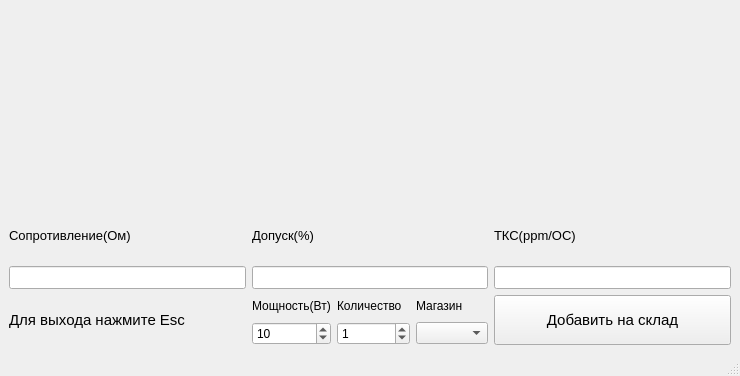
<?xml version="1.0" encoding="UTF-8"?>
<ui version="4.0">
 <class>UI2</class>
 <widget class="QMainWindow" name="UI2">
  <property name="geometry">
   <rect>
    <x>0</x>
    <y>0</y>
    <width>740</width>
    <height>376</height>
   </rect>
  </property>
  <property name="windowTitle">
   <string>MainWindow</string>
  </property>
  <widget class="QWidget" name="centralwidget">
   <layout class="QGridLayout" name="gridLayout_3">
    <item row="0" column="0" colspan="3">
     <widget class="QLabel" name="label">
      <property name="text">
       <string/>
      </property>
     </widget>
    </item>
    <item row="1" column="0" colspan="3">
     <layout class="QGridLayout" name="gridLayout">
      <item row="1" column="1">
       <widget class="QLabel" name="label_3">
        <property name="font">
         <font>
          <pointsize>10</pointsize>
         </font>
        </property>
        <property name="text">
         <string>Сопротивление(Ом)</string>
        </property>
       </widget>
      </item>
      <item row="1" column="2">
       <widget class="QLabel" name="label_4">
        <property name="sizePolicy">
         <sizepolicy hsizetype="Preferred" vsizetype="Preferred">
          <horstretch>0</horstretch>
          <verstretch>0</verstretch>
         </sizepolicy>
        </property>
        <property name="minimumSize">
         <size>
          <width>0</width>
          <height>50</height>
         </size>
        </property>
        <property name="baseSize">
         <size>
          <width>0</width>
          <height>60</height>
         </size>
        </property>
        <property name="font">
         <font>
          <pointsize>10</pointsize>
         </font>
        </property>
        <property name="text">
         <string>Допуск(%)</string>
        </property>
       </widget>
      </item>
      <item row="2" column="1">
       <widget class="QLineEdit" name="lineEdit">
        <property name="enabled">
         <bool>true</bool>
        </property>
        <property name="font">
         <font>
          <pointsize>10</pointsize>
         </font>
        </property>
        <property name="readOnly">
         <bool>true</bool>
        </property>
       </widget>
      </item>
      <item row="2" column="3">
       <widget class="QLineEdit" name="lineEdit_3">
        <property name="enabled">
         <bool>true</bool>
        </property>
        <property name="font">
         <font>
          <pointsize>10</pointsize>
         </font>
        </property>
        <property name="readOnly">
         <bool>true</bool>
        </property>
       </widget>
      </item>
      <item row="1" column="3">
       <widget class="QLabel" name="label_5">
        <property name="font">
         <font>
          <pointsize>10</pointsize>
         </font>
        </property>
        <property name="text">
         <string>ТКС(ppm/OC)</string>
        </property>
       </widget>
      </item>
      <item row="2" column="2">
       <widget class="QLineEdit" name="lineEdit_2">
        <property name="enabled">
         <bool>true</bool>
        </property>
        <property name="font">
         <font>
          <pointsize>10</pointsize>
         </font>
        </property>
        <property name="readOnly">
         <bool>true</bool>
        </property>
       </widget>
      </item>
      <item row="0" column="1">
       <spacer name="verticalSpacer">
        <property name="orientation">
         <enum>Qt::Vertical</enum>
        </property>
        <property name="sizeHint" stdset="0">
         <size>
          <width>20</width>
          <height>40</height>
         </size>
        </property>
       </spacer>
      </item>
     </layout>
    </item>
    <item row="2" column="0">
     <widget class="QLabel" name="label_2">
      <property name="font">
       <font>
        <pointsize>11</pointsize>
       </font>
      </property>
      <property name="text">
       <string>Для выхода нажмите Esc</string>
      </property>
     </widget>
    </item>
    <item row="2" column="1">
     <layout class="QGridLayout" name="gridLayout_2">
      <item row="0" column="0">
       <widget class="QLabel" name="label_7">
        <property name="font">
         <font>
          <pointsize>9</pointsize>
         </font>
        </property>
        <property name="text">
         <string>Мощность(Вт)</string>
        </property>
       </widget>
      </item>
      <item row="0" column="1">
       <widget class="QLabel" name="label_8">
        <property name="font">
         <font>
          <pointsize>9</pointsize>
         </font>
        </property>
        <property name="text">
         <string>Количество</string>
        </property>
       </widget>
      </item>
      <item row="1" column="2">
       <widget class="QComboBox" name="comboBox_5"/>
      </item>
      <item row="1" column="0">
       <widget class="QSpinBox" name="spinBox_3">
        <property name="maximum">
         <number>1000000000</number>
        </property>
        <property name="value">
         <number>10</number>
        </property>
       </widget>
      </item>
      <item row="1" column="1">
       <widget class="QSpinBox" name="spinBox_2">
        <property name="maximum">
         <number>1000000000</number>
        </property>
        <property name="value">
         <number>1</number>
        </property>
       </widget>
      </item>
      <item row="0" column="2">
       <widget class="QLabel" name="label_9">
        <property name="font">
         <font>
          <pointsize>9</pointsize>
         </font>
        </property>
        <property name="text">
         <string>Магазин</string>
        </property>
       </widget>
      </item>
     </layout>
    </item>
    <item row="2" column="2">
     <widget class="QPushButton" name="pushButton">
      <property name="minimumSize">
       <size>
        <width>0</width>
        <height>50</height>
       </size>
      </property>
      <property name="font">
       <font>
        <pointsize>11</pointsize>
       </font>
      </property>
      <property name="text">
       <string>Добавить на склад</string>
      </property>
     </widget>
    </item>
   </layout>
  </widget>
  <widget class="QStatusBar" name="statusbar"/>
 </widget>
 <resources/>
 <connections/>
</ui>
